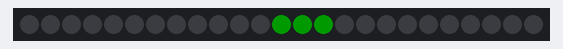
The sketch below on a simulated Arduino Uno, built with avr-gcc and run on an emulated ATmega328P. Shown: 25 RGB LEDs in strip order, left to right. Dim RGB values are drawn brighter than linear.

Above: at 0.06 s.
At 4.85 s:
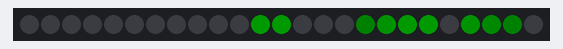
At 9.63 s:
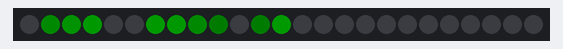
At 19.82 s:
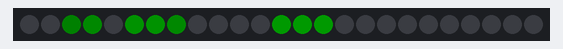
At 30.14 s:
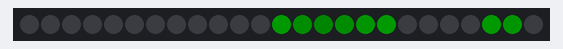
At 39.82 s:
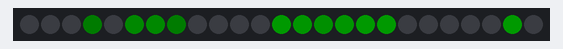

The sketch:

LED_Matrix_Radar_Sweep_Animation.ino
```cpp
/*
 * =============================================================================
 * 5x5 RADAR SWEEP
 * =============================================================================
 *
 * A rotating radar beam sweeps around the center pixel.
 *
 * The green radar trail gradually fades behind the rotating beam.
 *
 * Hardware:
 *   Matrix DATA = GPIO 7
 * =============================================================================
 */

#include <Arduino.h>
#include <Adafruit_NeoPixel.h>
#include <math.h>

#define MATRIX_PIN 7
#define NUM_LEDS   25

Adafruit_NeoPixel matrix(
  NUM_LEDS,
  MATRIX_PIN,
  NEO_GRB + NEO_KHZ800
);

//=============================================================================
// Brightness Buffer
//=============================================================================

uint8_t brightness[5][5];

//=============================================================================
// Matrix Coordinate Conversion
//=============================================================================

int pixelXY(int x, int y)
{
  if (y % 2 == 0)
    return y * 5 + x;

  return y * 5 + (4 - x);
}

//=============================================================================
// Setup
//=============================================================================

void setup()
{
  matrix.begin();

  matrix.setBrightness(25);

  matrix.clear();

  matrix.show();
}

//=============================================================================
// Main Loop
//=============================================================================

void loop()
{
  static float angle = 0;

  //------------------------------------------------------------------------
  // Fade previous radar trail.
  //------------------------------------------------------------------------

  for (int y = 0; y < 5; y++)
  {
    for (int x = 0; x < 5; x++)
    {
      if (brightness[y][x] > 25)
        brightness[y][x] -= 25;
      else
        brightness[y][x] = 0;
    }
  }

  //------------------------------------------------------------------------
  // Calculate radar endpoint.
  //------------------------------------------------------------------------

  int x =
    2 + round(
      cos(angle) * 2
    );

  int y =
    2 + round(
      sin(angle) * 2
    );

  //------------------------------------------------------------------------
  // Draw line from center to endpoint.
  //------------------------------------------------------------------------

  for (int step = 0; step <= 10; step++)
  {
    int px =
      2 + round(
        (x - 2) * step / 10.0
      );

    int py =
      2 + round(
        (y - 2) * step / 10.0
      );

    if (px >= 0 && px < 5 &&
        py >= 0 && py < 5)
    {
      brightness[py][px] = 255;
    }
  }

  //------------------------------------------------------------------------
  // Draw matrix.
  //------------------------------------------------------------------------

  matrix.clear();

  for (int yy = 0; yy < 5; yy++)
  {
    for (int xx = 0; xx < 5; xx++)
    {
      matrix.setPixelColor(
        pixelXY(xx, yy),
        matrix.Color(
          0,
          brightness[yy][xx],
          0
        )
      );
    }
  }

  matrix.show();

  //------------------------------------------------------------------------
  // Rotate radar.
  //------------------------------------------------------------------------

  angle += 0.2;

  delay(60);
}
```
